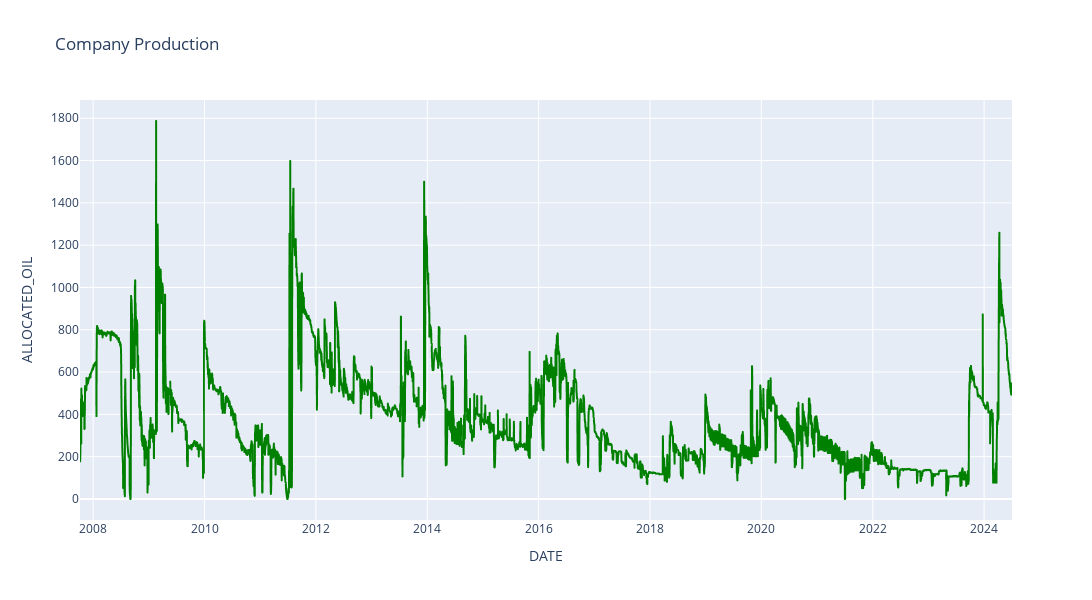

The code cell stored with this chart in its notebook:
### Code cell
company = df.groupby('DATE')['ALLOCATED_OIL'].sum().reset_index()

# Creating the line plot with a green line and updated title
lineplot = px.line(company, x='DATE', y='ALLOCATED_OIL', 
                   title='Company Production', 
                   width=1300, height=600, 
                   line_shape='linear')

# Updating the line color to green
lineplot.update_traces(line=dict(color='green'))

# Showing the plot
lineplot.show()

### Figure 1 — Plotly figure (JSON) as saved in the notebook; plotly's stock layout.template omitted (floating-point values rounded to 4 significant figures; data arrays with more than 128 entries replaced by an {"elided": "..."} marker saying what was removed)
{"data": [{"hovertemplate": "DATE=%{x}<br>ALLOCATED_OIL=%{y}<extra></extra>", "legendgroup": "", "line": {"color": "green", "dash": "solid", "shape": "linear"}, "marker": {"symbol": "circle"}, "mode": "lines", "name": "", "showlegend": false, "type": "scattergl", "x": {"elided": "6106 str values"}, "xaxis": "x", "y": {"elided": "6106 float values"}, "yaxis": "y"}], "layout": {"height": 600, "legend": {"tracegroupgap": 0}, "title": {"text": "Company Production"}, "width": 1300, "xaxis": {"anchor": "y", "domain": [0, 1], "title": {"text": "DATE"}}, "yaxis": {"anchor": "x", "domain": [0, 1], "title": {"text": "ALLOCATED_OIL"}}}}
